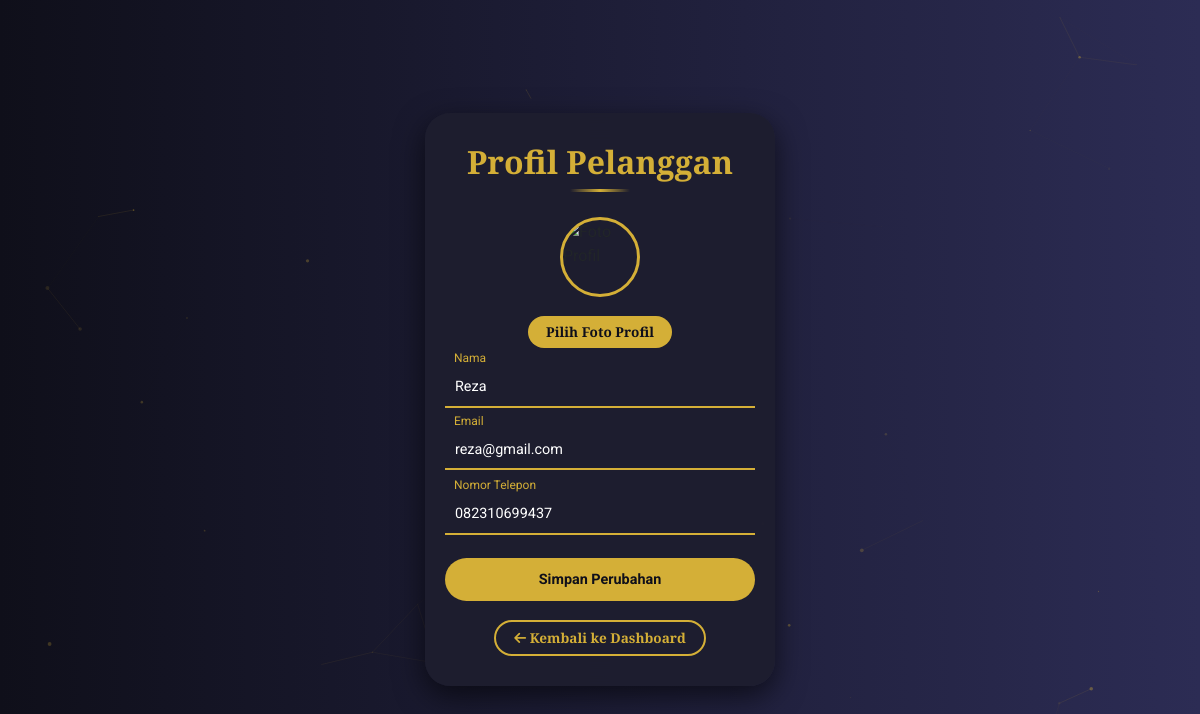
Page /pages/profile.php (signed in) on the committed database.
### tables this page shows
CREATE TABLE `customer` (
  `id_customer` int(11) NOT NULL,
  `nama_lengkap` varchar(100) DEFAULT NULL,
  `email` varchar(100) DEFAULT NULL,
  `no_hp` varchar(20) DEFAULT NULL,
  `password` varchar(100) DEFAULT NULL,
  `tanggal_daftar` datetime DEFAULT current_timestamp(),
  `gambar_user` varchar(255) DEFAULT NULL,
  `id_user` int(11) NOT NULL,
  `username` varchar(50) NOT NULL
);

### pages/profile.php (the view, shortened to what this page needs)
<?php
include '../includes/config.php';
$customer = null;
$user_id = $_SESSION['id_user'];
$query_customer = "SELECT id_customer, nama_lengkap, email, no_hp, gambar_user FROM customer WHERE id_user = ?";
if ($stmt_customer = mysqli_prepare($conn, $query_customer)) {
    mysqli_stmt_bind_param($stmt_customer, "i", $user_id);
    mysqli_stmt_execute($stmt_customer);
    $result_customer = mysqli_stmt_get_result($stmt_customer);
    if (mysqli_num_rows($result_customer) > 0) {
        $customer = mysqli_fetch_assoc($result_customer);
    } else {
        $error_message = "Data pelanggan tidak ditemukan.";
    }
} else {
    $error_message = "Gagal mempersiapkan pernyataan customer: " . mysqli_error($conn);
}
?>
<!DOCTYPE html>
<html lang="id">
<head>
    <link href="https://cdn.jsdelivr.net/npm/bootstrap@5.3.3/dist/css/bootstrap.min.css" rel="stylesheet">
    <link href="https://cdn.jsdelivr.net/npm/aos@2.3.4/dist/aos.css" rel="stylesheet">
    <link rel="stylesheet" href="https://cdnjs.cloudflare.com/ajax/libs/font-awesome/6.0.0/css/all.min.css" />
</head>
<body>
    <div id="particles-js"></div>
    <div class="wrapper" data-aos="fade-up" data-aos-duration="800">
        <h2 data-aos="fade-down" data-aos-delay="100">Profil Pelanggan</h2>
        <?php if ($customer): ?>
            <div class="profile-picture" data-aos="fade-up" data-aos-delay="200">
                <img id="profile-image" src="<?php echo htmlspecialchars($customer['gambar_user'] ?: '/pages/uploads/default_profile.jpg'); ?>" alt="Foto Profil" onerror="this.src='/pages/uploads/default_profile.jpg';">
            </div>
            <form id="profile-form" enctype="multipart/form-data" data-aos="fade-up" data-aos-delay="250">
                <div class="file-input" data-aos="fade-up" data-aos-delay="300">
                    <label for="profile_picture">Pilih Foto Profil</label>
                </div>
                <div class="input-group" data-aos="fade-up" data-aos-delay="350">
                    <input type="text" name="nama_lengkap" id="nama_lengkap" value="<?php echo htmlspecialchars($customer['nama_lengkap']); ?>" required>
                    <label for="nama_lengkap">Nama</label>
                </div>
                <div class="input-group" data-aos="fade-up" data-aos-delay="400">
                    <input type="email" name="email" id="email" value="<?php echo htmlspecialchars($customer['email']); ?>" required>
                    <label for="email">Email</label>
                </div>
                <div class="input-group" data-aos="fade-up" data-aos-delay="450">
                    <input type="tel" name="phone" id="phone" value="<?php echo htmlspecialchars($customer['no_hp']); ?>" required>
                    <label for="phone">Nomor Telepon</label>
                </div>
                <button type="submit" id="update-btn" data-aos="fade-up" data-aos-delay="500">
                    <span>Simpan Perubahan</span>
                </button>
            </form>
        <?php endif; ?>
        <a href="../customer.php" class="btn-back" data-aos="fade-up" data-aos-delay="550"><i class="fas fa-arrow-left"></i> Kembali ke Dashboard</a>
    </div>
</body>
</html>

### pages/profile.php (style rules this page uses)
:root { --primary-gold: #d4af37; --dark-bg: #0f0f1a; --light-bg: #1e1e2f; --text-light: #ffffff; --text-muted: #d1d1d1; }
* { margin: 0; padding: 0; box-sizing: border-box; font-family: 'Roboto', sans-serif; }
body { display: flex; justify-content: center; align-items: center; min-height: 100vh; background: linear-gradient(to right, #0f0f1a, #2c2c54); overflow-x: hidden; position: relative; }
html, body { scrollbar-width: none; -ms-overflow-style: none; }
.wrapper { width: 350px; background: rgba(30, 30, 47, 0.95); backdrop-filter: blur(12px); border-radius: 25px; padding: 30px 20px; box-shadow: 0 10px 30px rgba(0, 0, 0, 0.6); position: relative; z-index: 10; animation: wrapperEntrance 0.8s ease-out; }
h2 { font-family: 'Playfair Display', serif; font-size: 2rem; font-weight: 900; color: var(--primary-gold); text-align: center; margin-bottom: 1.5rem; position: relative; }
h2::after { content: ''; display: block; width: 60px; height: 3px; background: linear-gradient(to right, transparent, var(--primary-gold), transparent); margin: 0.5rem auto; }
.profile-picture { display: flex; justify-content: center; margin-bottom: 1.2rem; }
.profile-picture img { width: 80px; height: 80px; border-radius: 50%; object-fit: cover; border: 3px solid var(--primary-gold); transition: transform 0.3s ease; }
.input-group { position: relative; margin-bottom: 1.5rem; border-bottom: 2px solid var(--primary-gold); }
.input-group label { position: absolute; top: 50%; left: 10px; transform: translateY(-50%); color: var(--text-muted); font-size: 0.9rem; transition: all 0.3s cubic-bezier(0.25, 0.8, 0.25, 1); pointer-events: none; }
.input-group input { width: 100%; padding: 8px 10px; background: transparent; border: none; color: var(--text-light); outline: none; font-size: 0.9rem; transition: border-color 0.3s ease; }
.input-group input:focus ~ label, .input-group input:valid ~ label { top: -10px; font-size: 0.75rem; color: var(--primary-gold); }
.file-input { margin-bottom: 1.2rem; text-align: center; }
.file-input label { display: inline-block; padding: 6px 18px; background: var(--primary-gold); color: #0f0f1a; border-radius: 50px; cursor: pointer; font-family: 'Playfair Display', serif; font-weight: 700; font-size: 0.85rem; transition: all 0.3s ease; }
button { width: 100%; padding: 10px; background: var(--primary-gold); color: #0f0f1a; font-family: 'Playfair Display', serif; font-weight: 700; border: none; border-radius: 50px; cursor: pointer; transition: all 0.3s ease; position: relative; overflow: hidden; font-size: 0.9rem; }
.btn-back { display: block; margin: 1.2rem auto 0; width: fit-content; background: transparent; color: var(--primary-gold); border: 2px solid var(--primary-gold); padding: 6px 18px; border-radius: 50px; text-decoration: none; font-family: 'Playfair Display', serif; font-weight: 700; font-size: 0.85rem; transition: all 0.3s ease; }
#particles-js { position: absolute; top: 0; left: 0; width: 100%; height: 100%; z-index: 1; }

### rows in the picture
customer: nama_lengkap "Reza", email "reza@gmail.com", phone "082310699437"
